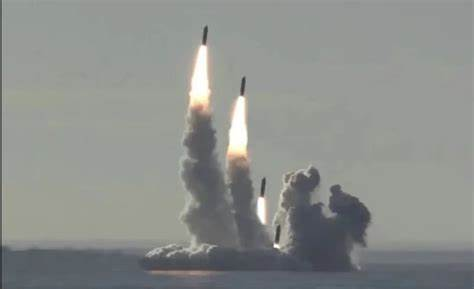
#> input picture trajectoryPrediction/OIP-C.jpg, 474 x 289 px; its folder holds only this picture in this run
$ python -i find_mask.py   (imports and definitions only)
#> lines starting #> are read from the running program, lines starting #| are printed output that depends on the picture; after the words box and inside, x2 and y2 are one past the last pixel; in counts of white or black regions, pixels touching at a corner belong together; long printed decimals are rounded
# 查找圆（精确度高）
import math
import cv2
import imutils
import numpy as np
from detect import EPNP
import random

pi = 3.14159265358979324


def is_circle(c):
    # 近似轮廓
    peri = cv2.arcLength(c, True)  # 计算轮廓的周长
    approx = cv2.approxPolyDP(c, 0.01 * peri, True)  # 曲线拟合

    # 判断当前的轮廓是不是矩形
    return not len(approx) == 4


# [31 lines left out: functions is_rectangle, myApprox, not called in this run]


def find_cloaction(Max):
    array = [[], [], [], []]
    array[0] = Max[0][0]
    array[1] = Max[0][0]
    array[2] = Max[0][0]
    array[3] = Max[0][0]
    for item in Max:
        # print(item) #[[1486 1733]]
        if item[0][1] > array[0][1]:
            array[0] = item[0]
        if item[0][0] > array[1][0]:
            array[1] = item[0]
        if item[0][1] < array[2][1]:
            array[2] = item[0]
        if item[0][0] < array[3][0]:
            array[3] = item[0]
    # print(array)
    return array


def find_circle(imageSource, save_dir):
    # 首先读取图片；然后进行颜色转换；最后进行边缘检测
#> called with imageSource = 'OIP-C.jpg', save_dir = 'out.png'
    image = cv2.imread(imageSource)  # 读取的图像格式是BGR，数据范围0-255
#> image is the input picture: shape (289, 474, 3); mean B, G, R 140.1, 143.1, 140.6
    # lower = np.array([0, 0, 0])
    # upper = np.array([100, 100, 100])
    # shapeMask = cv2.inRange(image, 50, 100)
    gray = cv2.cvtColor(image, cv2.COLOR_BGR2GRAY)  # cv2.cvtColor(p1,p2) 是颜色空间转换函数，p1是需要转换的图片，p2是转换成何种格式。
    # print(gray)
    # cv2.COLOR_BGR2RGB 将BGR格式转换成RGB格式;cv2.COLOR_BGR2GRAY 将BGR格式转换成灰度图片
    edged = cv2.Canny(gray, 170, 255)
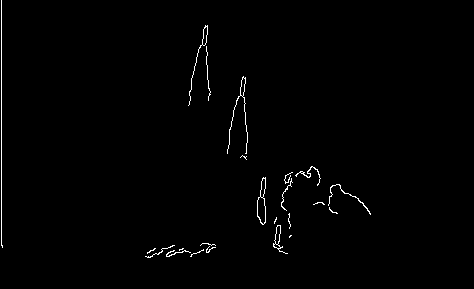
#> edged: shape (289, 474); 0.9% white in thin lines or dots, all inside (x1, y1, x2, y2) = (1, 0, 371, 258)
    # cv2.imshow(edged)
    # Canny检测算子,src表示输入的图片， thresh1表示最小阈值，thresh2表示最大阈值，用于进一步删选边缘信息
    # cv2.imshow("Original", image)

    # 寻找图中的轮廓并设置mask
    cnts = cv2.findContours(edged.copy(), cv2.RETR_LIST, cv2.CHAIN_APPROX_SIMPLE)
#> cnts = 30 contours, 19 with area under 20; largest, box (x1, y1, x2, y2) and area: (257, 177, 266, 225) 252, (257, 196, 266, 225) 174, (273, 225, 288, 254) 96, (274, 225, 281, 245) 70, (188, 25, 208, 106) 69
    cnts = imutils.grab_contours(cnts)
    mask = np.ones(image.shape[:2], dtype="uint8") * 255
    # print(cnts)
    # 循环遍历所有的轮廓
    flag = 0
    for c in cnts:
        if is_circle(c):
            # 检测该轮廓的类型，在新的mask中绘制结果
            if flag == 0:
                Max = c
                flag = 1
            else:
                if cv2.contourArea(Max) < cv2.contourArea(c):  # contourArea 计算轮廓的面积
                    Max = c
#> this loop made 30 passes
#> (peri in is_circle, flag) on pass 1: (76.77, 1)
#> peri in is_circle on passes 2 to 7: 33.56, 10.24, 20.73, 37.21, 76.43, 18.14
#> after the loop, Max = contour of 31 points, box (x1, y1, x2, y2) (257, 177, 266, 225), area 252; flag = 1
    # print(Max)
    # 返回圆轮廓的四个坐标 亦可拟合出圆心来做第五个坐标
    array1 = find_cloaction(Max)
#> in find_cloaction, `array = [[], [], [], []]`: array = [[], [], [], []]
#> the loop in find_cloaction, `for item in Max:` made 31 passes
#> item on passes 1 to 12: [[263, 177]], [[262, 178]], [[262, 180]], [[261, 181]], [[261, 189]], [[260, 190]], [[260, 196]], [[259, 197]], [[258, 197]], [[258, 199]], [[257, 200]], [[257, 216]]
#> after the loop in find_cloaction, `for item in Max:`: array = [[262, 224], [265, 222], [263, 177], [257, 200]]
#> array1 = [[262, 224], [265, 222], [263, 177], [257, 200]]

    # 查找标志物结果
    peri = cv2.arcLength(Max, True)  # 计算轮廓的周长
#> peri = 106.9
    approx = cv2.approxPolyDP(Max, 0.01 * peri, True)  # 曲线拟合
#> approx = contour of 10 points, box (x1, y1, x2, y2) (257, 177, 266, 225), area 241
    print(len(approx))
#| 10
    # print(cv2.contourArea(Max) / 3.1415)
    cv2.drawContours(mask, [Max], -1, 0, -1)
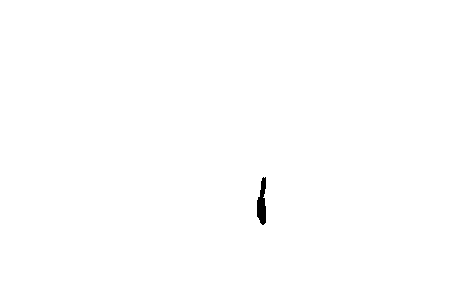
#> mask: shape (289, 474); 99.8% white; 1 black region, box (x1, y1, x2, y2) and area: (257, 177, 266, 225) 302
    print(math.sqrt(cv2.contourArea(Max) / pi))
#| 8.947
    # 移除不满足条件的轮廓并显示结果
    image = cv2.bitwise_and(image, image, mask=mask)
    print(save_dir)
    t = str(random.randint(1, 10))
    print(t)
    path = str(save_dir) + "\\" + t + ".png"
    print("test :" + path)
    cv2.imwrite(path, mask)
    dst = cv2.resize(mask, None, fx=0.2, fy=0.2, interpolation=cv2.INTER_LINEAR)
#> dst: shape (58, 95); 99.8% white; black in thin lines or dots, all inside (x1, y1, x2, y2) = (51, 36, 53, 45)
    cv2.imshow("Mask", dst)
    dst1 = cv2.resize(image, None, fx=0.2, fy=0.2, interpolation=cv2.INTER_LINEAR)
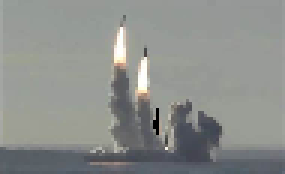
#> dst1: shape (58, 95, 3) (shown 3 times larger); mean B, G, R 139.9, 142.9, 140.4
    cv2.imshow("After", dst1)
    cv2.waitKey(0)

    return array1


# 两副图解决3Dto2D坐标问题
# [38 lines left out: function calculate_Epnp, not called in this run]

>>> result = find_circle('OIP-C.jpg', 'out.png')
#> result = [[262, 224], [265, 222], [263, 177], [257, 200]]
